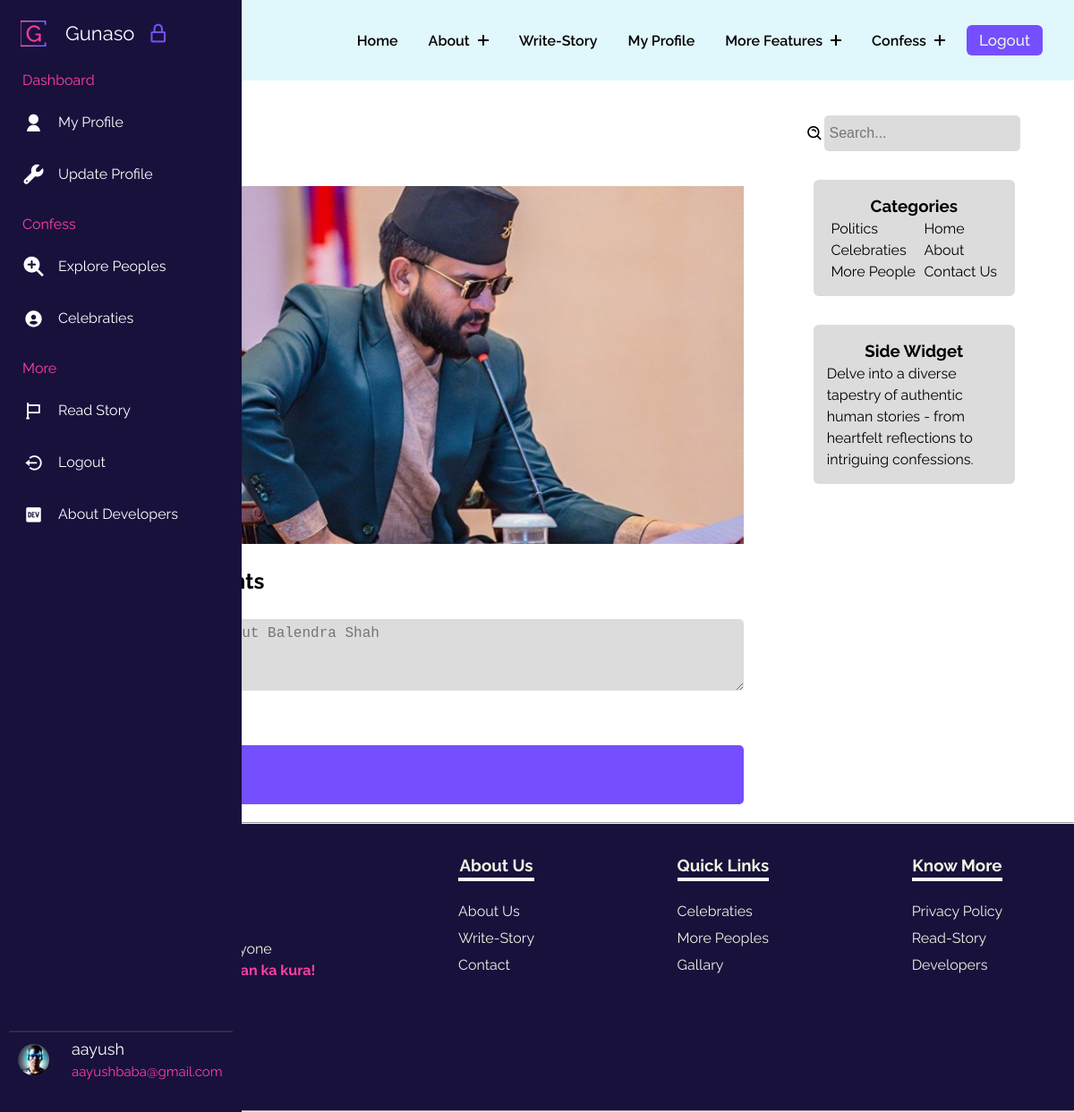
The app's page /topics/balendra-shah (signed in) with its own data.
### gunasoApp/models.py (models this page shows, shortened)
class Profile(models.Model):
    user = models.OneToOneField(User, on_delete=models.CASCADE, related_name="Profile")
    image = models.ImageField(upload_to="gunasoApp/images/loggeduserImages", blank=True, default="upload-image")

class Topic(models.Model):
    sno = models.AutoField(primary_key=True)
    name = models.CharField(max_length=30)
    date = models.DateTimeField()
    tagone = models.CharField(max_length=10)
    tagtwo = models.CharField(max_length=10)
    slug = models.CharField(max_length=130, default="slugthis")
    image = models.ImageField(upload_to="gunasoApp/images/topicimages", blank=True, default="upload-image")
    introduction = models.TextField()

### gunasoApp/views.py (the view)
# urls.py: path('topics/<str:slug>',views.famoustopics, name='famoustopics'),
@login_required(login_url='/login/')
def famoustopics(request, slug):
    topic = Topic.objects.filter(slug=slug).first()
    comments = TopicComment.objects.filter(topic=topic)[::-1]
    context = {"topic": topic, "comments": comments}
    return render(request, 'famoustopics.html', context)

### templates/famoustopics.html (shortened to what this page needs)
{% extends 'base.html' %}
{% load static %}
    {% block base_style%}
    {{ block.super }}
    <link rel="stylesheet" href="{% static 'styles/famoustopics.css' %}">
    {% endblock base_style%}
    {% block content %}
    <div class="famoustopicsmain">
        <div class="containflex">
            <div class="leftside">
                <h2>{{topic.name}}</h2>
                <p>{{topic.date}}</p>
                <p class="tags">#{{topic.tagone}} #{{topic.tagtwo}}</p>
                <div class="profileimg" onclick="toggleProfileImg()"
                    style="background-image: url('../media/{{ topic.image }}');">
                </div>
                <p>{{topic.introduction}}</p>
                <h2>People Thoughts</h2>
                <section class="thoughtsform">
                    <form action="{% url 'postThoughts' %}" method="post" onsubmit="return validateForm()">
                        <label for="">Your Thoughts</label>
                        <br>
                        <textarea name="comment" id="content" onkeyup="onKey()"
                            placeholder="Say Something about {{topic.name}}"></textarea>
                        <br>
                    </form>
                </section>
                <div class="commentbox">
                    {% for comment in comments %}
                    <div class="comment">
                        <div class="imagepart">
                        </div>
                        <div class="textpart">
                            <h4>Anonymous</h4>
                            <p>{{comment.comment}}</p>
                        </div>
                    </div>
                    {% endfor %}
                </div>
            </div>
            <div class="rightside">
                <div class="searchdiv">
                    <i class='bx bx-search-alt'></i>
                    <input class="searchinp" placeholder="Search..." type="text">
                </div>
                <div class="catandside">
                    <div class="categoriesdiv">
                        <h3>Categories</h3>
                        <div class="uls">
                            <ul class="lineone">
                                <li><a href="#">Politics</a></li>
                                <li><a href="#">Celebraties</a></li>
                                <li><a href="#">More People</a></li>
                            </ul>
                            <ul class="lineone">
                                <li><a href="/">Home</a></li>
                                <li><a href="/about">About</a></li>
                                <li><a href="/">Contact Us</a></li>
                            </ul>
                        </div>
                    </div>
                    <div class="categoriesdiv">
                        <h3>Side Widget</h3>
                        <p>Delve into a diverse tapestry of authentic human stories - from heartfelt reflections to
                            intriguing confessions.</p>
                    </div>
                </div>
            </div>
        </div>
    </div>
    {% endblock %}

### templates/base.html (shortened to what this page needs)
{% load static %}
<!DOCTYPE html>
<html lang="en">
<head>
    {% block base_style%}
    <link rel="stylesheet" href="{% static 'styles/base.css' %}">
    <link href="https://unpkg.com/aos@2.3.1/dist/aos.css" rel="stylesheet">
    {% endblock base_style%}
    <link rel="stylesheet" href="https://cdnjs.cloudflare.com/ajax/libs/font-awesome/4.7.0/css/font-awesome.min.css" />
    <link href="https://cdn.jsdelivr.net/npm/remixicon@4.0.0/fonts/remixicon.css" rel="stylesheet" />
    <link flex href="https://unpkg.com/boxicons@2.1.4/css/boxicons.min.css" rel="stylesheet" />
</head>
<body>
    <header class="header">
        <div class="container_nav">
            <div class="header-main">
                <div class="logo">
                    <a href="/">
                        <div class="contentlogo">
                            <h2 class="text" data-text="Gunaso">
                            </h2>
                         </div>
                    </a>
                </div>
                <nav class="nav-menu">
                    <ul class="menu">
                        <li class="menu-item">
                            <a href="/">Home</a>
                        </li>
                        <li class="menu-item menu-item-has-children">
                            <a href="#" data-toggle="sub-menu">About <i class="plus"></i></a>
                        </li>
                        <li class="menu-item">
                            <a href="{% url 'writestory' %}">write-Story</a>
                        </li>
                        <li class="menu-item">
                            <a href="/user/{{request.user}}">My Profile</a>
                        </li>
                        <li class="menu-item menu-item-has-children">
                            <a href="#" data-toggle="sub-menu">More Features <i class="plus"></i></a>
                        </li>
                        <li class="menu-item menu-item-has-children">
                            <a href="#" data-toggle="sub-menu">Confess <i class="plus"></i></a>
                        </li>
                        {% if user.is_authenticated %}
                        <button id="logoutbtn" onclick="logoutfunc()">
                            Logout
                        </button>
                        {% endif %}
                    </ul>
                </nav>
            </div>
        </div>
    </header>
    <nav class="sidebar hoverable close">
        <div class="logo_items flex">
            <span class="nav_image">
                <img src="{% static 'images/logos/g-high-resolution-logo-transparent.png' %}" alt="logo_img" />
            </span>
            <span class="logo_name">Gunaso</span>
            <i class="bx bx-lock-alt" id="lock-icon" title="Unlock Sidebar"></i>
        </div>
        <div class="menu_container">
            <div class="menu_items">
                <ul class="menu_item">
                    <div class="menu_title flex">
                        <span class="title">Dashboard</span>
                    </div>
                    <li class="item">
                        <a href="/user/{{request.user}}" class="link flex">
                            <i class="ri-user-fill"></i>
                            <span>My Profile</span>
                        </a>
                    </li>
                    <li class="item">
                        <a href="{% url 'update_profile' %}" class="link flex">
                            <i class="fa-solid fa-wrench"></i>
                            <span>Update Profile</span>
                        </a>
                    </li>
                </ul>
                <ul class="menu_item">
                    <div class="menu_title flex">
                        <span class="title">Confess</span>
                    </div>
                    <li class="item">
                        <a href="{% url 'person' %}" class="link flex">
                            <i class="fa-solid fa-magnifying-glass-plus"></i>
                            <span>Explore Peoples</span>
                        </a>
                    </li>
                    <li class="item">
                        <a href="{% url 'topics' %}" class="link flex">
                            <i class='bx bxs-user-circle'></i>
                            <span>Celebraties</span>
                        </a>
                    </li>
                </ul>
                <ul class="menu_item">
                    <div class="menu_title flex">
                        <span class="title">More</span>
                    </div>
                    <li class="item">
                        <a href="{% url 'readstory' %}" class="link flex">
                            <i class="bx bx-flag"></i>
                            <span>Read Story</span>
                        </a>
                    </li>
                    <li class="item">
                        <a href="{% url 'logout' %}" class="link flex">
                            <i class='bx bx-log-out-circle'></i>
                            <span>Logout</span>
                        </a>
                    </li>
                    <li class="item">
                        <a href="{% url 'developers' %}" class="link flex">
                            <i class='bx bxl-dev-to'></i>
                            <span>About Developers</span>
                        </a>
                    </li>
                </ul>
            </div>
            <div class="sidebar_profile flex">
                {% if user.is_authenticated %}
                <span class="nav_image">
                    <img src="{{request.user.Profile.image.url}}" alt="logo_img" style="border-radius: 50%; height: 35px; width:35px;" />
                </span>
                <div class="data_text">
                    <span class="name">{{request.user}}</span>
                    <br>
                    <span class="email">{{request.user.email}}</span>
                </div>
                {% else %}
                <span class="name">Login</span>
                {% endif %}
            </div>
        </div>
    </nav>
    {% block content %} {% endblock %}
    <hr>
    <footer class="footer">
        <div class="fone">
            <p>Gunaso for Everyone<br> <span>Pokham afna man ka kura!</span></p>
            <div class="footer-links">
                <a href=""></a>
                <a href=""></a>
                <a href=""></a>
            </div>
        </div>
        <div class="ftwo">
            <ul>
                <h3 class="footer-h3">About Us</h3>
                <li><a href="{% url 'about' %}">About Us</a></li>
                <li><a href="{% url 'writestory' %}">Write-Story</a></li>
                <li><a href="{% url 'contact' %}">Contact</a></li>
            </ul>
        </div>
        <div class="fthree">
            <ul>
                <h3 class="footer-h3">Quick Links</h3>
                <li><a href="{% url 'topics'%}">Celebraties</a></li>
                <li><a href="{% url 'person'%}">More Peoples</a></li>
                <li><a href="{% url 'gallary' %}">Gallary</a></li>
            </ul>
        </div>
        <div class="ffour">
            <ul>
                <h3 class="footer-h3">Know More</h3>
                <li><a href="{% url 'privacypolicy' %}">Privacy Policy</a></li>
                <li><a href="{% url 'readstory' %}">Read-Story</a></li>
                <li><a href="{% url 'developers' %}">Developers</a></li>
            </ul>
        </div>
    </footer>
</body>
</html>

### static/styles/famoustopics.css (style rules this page uses)
* { margin: 0; padding: 0; box-sizing: border-box; }
:root { --dark: #754ffe; --darkgreen: #379683; --bcolor: #5CDB95; --cooltexr: #4a4b65; --backupgreen: #8EE4AF; --para: #EDF5E1; --mainheading: #FFF; --hotish: #FF3FA4; --skyblue: #525FE1; --footer: #18113c; }
.famoustopicsmain { margin: 0 .5rem 0 5rem; }
.commentbox { display: flex; flex-direction: column; gap: .4rem; }
.comment { padding: 8px; border-radius: 5px; color: var(--mainheading); background-color: var(--dark); }
.containflex { padding: 10px; display: flex; gap: 20px; }
.leftside { padding: 0 10px 10px 10px; flex-basis: 70%; }
.tags { margin-bottom: 1rem; border-radius: 6px; width: max-content; padding: 4px; background-color: gainsboro; }
.rightside { padding-top: 13px; flex-basis: 30%; border-radius: 6px; }
.thoughtsform { display: flex; flex-direction: column; }
.thoughtsform textarea { padding: 7px; width: 100%; height: 10vh; background-color: gainsboro; color: #3a0ca3; }
.searchdiv { margin-top: 1rem; display: flex; align-items: center; margin-left: 2.5rem; }
.searchdiv i { line-height: 5vh; font-size: 20px; }
.searchinp { padding: 6px; width: 78%; background-color: gainsboro; height: 5vh; }
.searchinp, textarea { border: none; font-size: 16px; border-radius: 5px; }
.catandside { display: flex; flex-direction: column; align-items: center; }
.categoriesdiv { margin-top: 2rem; border-radius: 6px; padding: 15px; background-color: gainsboro; text-align: center; width: 70%; }
.categoriesdiv p { text-align: left; }
.uls { display: flex; justify-content: space-around; }
.uls ul { text-align: left; }
.uls ul li a { text-decoration: none; color: #000; cursor: pointer; }
.comment { display: flex; gap: 15px; }
.comment .imagepart { flex-basis: 5%; height: 50px; width: 100%; }
.textpart { flex-basis: 90%; }
.profileimg { width: 100%; height: 50vh; cursor: pointer; background-repeat: no-repeat; background-position: center; background-color: violet; background-size: cover; transition: 1s all ease; }

### records on screen
Topic: image (picture), comment "Say Something about Balendra Shah"

### other values on screen
{{ request.user }} "aayush"
{{ request.user.email }} "aayushbaba@gmail.com"
